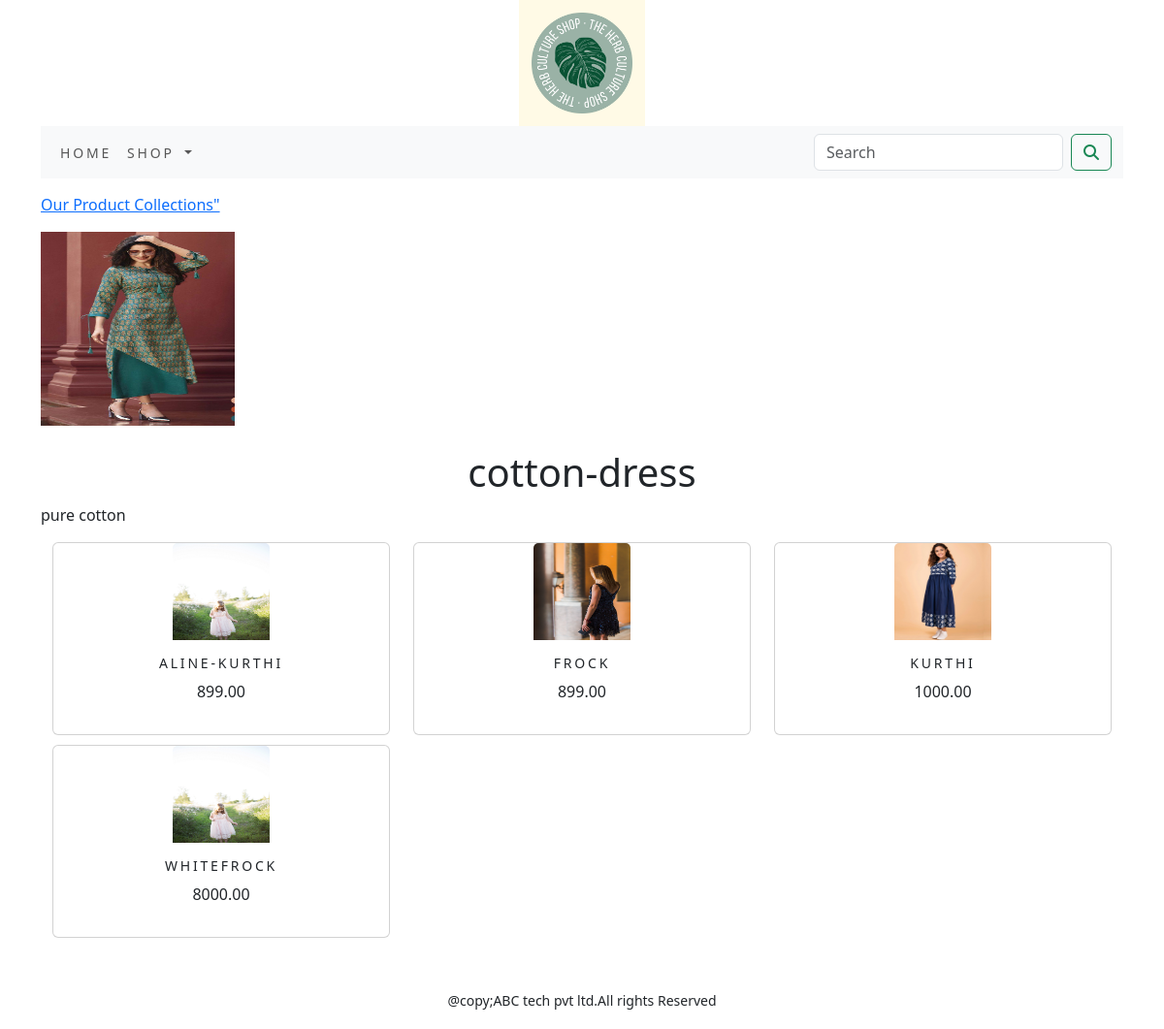
The app's page /shop/cotton-dress/ with its own data.
### shop/models.py (models this page shows, shortened)
class Category(models.Model):
    name = models.CharField(max_length=250, unique=True)
    slug = models.SlugField(max_length=250, unique=True)
    description = models.TextField(blank=True)
    image = models.ImageField(upload_to='category', blank=True)
    class Meta:
        ordering = ('name',)
        verbose_name = 'category'
        verbose_name_plural = 'categories'
    def get_url(self):
        return reverse('shop:product_by_category', args=[self.slug])

class Product(models.Model):
    name = models.CharField(max_length=250, unique=True)
    slug = models.SlugField(max_length=250, unique=True)
    description = models.TextField(blank=True)
    price = models.DecimalField(max_digits=10, decimal_places=2)
    category = models.ForeignKey(Category, on_delete=models.CASCADE)
    image = models.ImageField(upload_to='product', blank=True)
    stock = models.IntegerField()
    available = models.BooleanField(default=True)
    created = models.DateTimeField(auto_now_add=True)
    updated = models.DateTimeField(auto_now=True)
    def get_url(self):
        return reverse ('shop:prodCatdetail',args=[self.category.slug,self.slug])
    class Meta:
        ordering = ('name',)
        verbose_name = 'product'
        verbose_name_plural = 'products'

### shop/views.py (the view)
# urls.py: path('', views.allProdCat, name='allProdCat'),
def allProdCat(request, c_slug=None):
    c_page = None
    products_list = None
    if c_slug != None:
        c_page = get_object_or_404(Category, slug=c_slug)
        products_list = Product.objects.all().filter(category=c_page, available=True)
    else:
        products_list = Product.objects.all().filter(available=True)
    paginator=Paginator(products_list,6)
    try:
        page=int(request.GET.get('page','1'))
    except:
        page=1
    try:
        products=paginator.page(page)
    except  (EmptyPage,InvalidPage):
        products=paginator.page(paginator.num_pages)
    return render(request, "category.html", {'category': c_page, 'products': products})

### cart/context_processors.py (called while the page is built)
def counter(request):
    item_count=0
    if 'admin' in request.path:
        return  {}
    else:
        try:
            cart=Cart.objects.filter(cart_id=_cart_id(request))
            car_items=CartItem.objects.all().filter(cart=cart[:1])
            for cart_item in car_items:
                item_count += cart_item.quantity
        except Cart.DoesNotExist:
            item_count =0
    return  dict(item_count=item_count)

### cart/views.py (called while the page is built)
def _cart_id(request):
    cart = request.session.session_key
    if not cart:
        cart = request.session.create()
    return cart

### shop/context_processors.py (called while the page is built)
def menu_links(request):
    links = Category.objects.all()
    return dict(links=links)

### templates/category.html (shortened to what this page needs)
{% extends 'base.html' %}
{% load static %}
{% block content %}
{% if category %}
<div>
    <div class="row my_row_class">
        <div class="mx-auto">
            <p><a href="{% url 'shop:allProdCat' %}">Our Product Collections"</a></p>
    </div>
        </div>
</div>
{% endif %}
<div class="mx_auto">
    {% if category %}
    <a href=""><img class="my_image" src="{{category.image.url}}"alt="{{category.name}}" style="height:200px;width:200px;"></a>
</div>
     <br>
<div>
    <h1 class="text-center my_title">{{category.name}}</h1>
    <p class="text-justify">{{category.description}}</p>
</div>
{% endif %}
<div class="container">
    <div class="row mx_auto">
    {% for product in products.object_list %}
    <div class="my_bottom_margin col-9 col-sm-12 col-md-4 xol-lg-4">
        <div class="card text-center" style="min-width:18rem;">
            <a href="{{product.get_url}}"><img class="card-img-top my_image" src="{{ product.image.url }}" alt="{{product.name}}" style="height:100px;width:100px;"></a>
            <div class="card-body">
                <h4>{{product.name}}</h4>
                <p>{{product.price}}</p>
            </div>
        </div>
    </div>
        {% endfor %}
    </div>
    <br>
</div>
{% endblock %}

### static/css/custom.css (style rules this page uses)
body { font-family: 'Roboto', sans-serif; }
.my_row_class { padding-top :15px; }
.my_image { width:100%; height:auto; }
.my_bottom_margin { margin-bottom:10px; }
.card-body h4 { font-size:14px; text-transform:uppercase; letter-spacing:.2em }

### records on screen
Category: image (picture), name "cotton-dress", description "pure cotton"
Product: image (picture), name "ALINE-KURTHI", price "899.00"
Product: image (picture), name "FROCK", price "899.00"
Product: image (picture), name "KURTHI", price "1000.00"
Product: image (picture), name "WHITEFROCK", price "8000.00"
